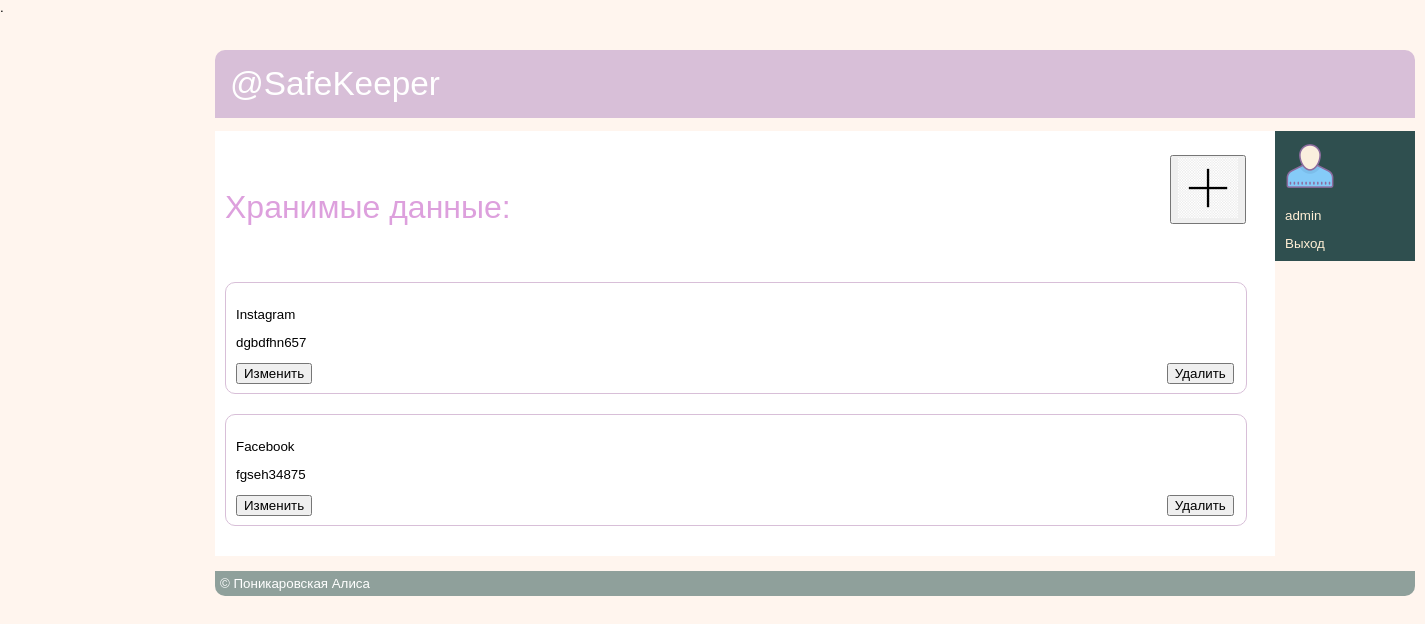
/localhost/account.php (signed in), run on the app's committed database.
### tables this page shows
CREATE TABLE `table_storage` (
  `id_store` int(11) NOT NULL,
  `title` varchar(255) NOT NULL,
  `description` varchar(255) NOT NULL,
  `user_id` int(11) NOT NULL
);

### localhost/account.php (the view, shortened to what this page needs)
<?php
include ("include/db_connect.php");
?>
<?php
echo
"<!DOCTYPE html>
 <head>
 <link rel='shortcut icon' href='/images/ingen.png' type='image/x-icon'>
  <meta http-equiv='Content-Type' content='text/html; charset=utf-8' />
  <link href = 'css/style.css' rel = 'stylesheet' type='text/css' />
  <script type='text/javascript' src='/js/jquery-1.8.2.min.js'></script>
  <script type='text/javascript' src='/js/jcarousellite_1.0.1.js'></script>
  <script type='text/javascript' src='/js/safe_script.js'></script>
  <script type='text/javascript' src='/js/jquery.cookie.js'></script>
  <script type='text/javascript' src='/js/jquery.form.js'></script>
  <script type='text/javascript' src='/js/jquery.validate.js'></script>
  <script type='text/javascript' src='/js/store.js'></script>
  <title>SafeKeeper</title>
  <style type='text/css'>
  li {
    list-style-type: none; /* Убираем маркеры */
   }
   ul {
    margin-left: 0; /* Отступ слева  */
    padding-left: 0; /* Отступ слева  */
   }
   body {
    font: 10pt Arial, Helvetica, sans-serif; /* Шрифт на веб-странице */
    background: #FFF5EE; /* Цвет фона */
    margin: 0; /* Убираем отступы */
   }
   h2 {
    font-size: 11pt; /* Размер шрифта */
    color: #752641; /* Цвет текста */
    margin-bottom: 0; /* Отступ снизу */
   }
  </style>
 </head>
 <body>
 <div id='centerLayer_account'>
  <div id='container_account'>
   <div id='header_account'>@SafeKeeper
   </div>
   <ul>
   <div id='sidebar_account'>
   <div id='user'>
"?>
<?php
if ($_SESSION['auth'] == 'yes_auth')
{
	echo '<li><img src="images/icons.png" width="50" height="50"><p><font color="#FFEFD5"><a id="profile" href="http://localhost/profile.php">'.$_SESSION['auth_login'].'</a></font></p></li>
	';
}
?>
<?php
echo "
    <li><font color='#FFEFD5'><a id='logout'>Выход</a></font>
	</div>
   </div>
   </ul>
   <div id='content_account'>
     <p><font face='sans-serif' size='6px' color=' #DDA0DD'>Хранимые данные:</font>
	 <span style='padding-left:656px;'></span>
        <button id='plus' type='button' name='button'><img src='images/plus_new.png' width='60' height='60'></button>
	</p>
	<br></br>
"?>
<ul>
<?php
  $rez = mysql_query("SELECT user_id FROM reg_user WHERE login = '".$_SESSION['auth_login']."'",$link);
  $znach = mysql_fetch_array($rez);
  $result = mysql_query("SELECT * FROM table_storage WHERE user_id = '".$znach["user_id"]."'",$link);
	 if (mysql_num_rows($result) > 0)
	 {
		 $row = mysql_fetch_array($result);
		 do
		 {
		    ?>
            <?php
			echo "
			<li id = 'el' class='u_store'>
			<form id='exist'>
		    <div id='stores_account'>
			"?>
            <?php
			 echo '
			 <p><input type="text" style="display:none;" name="person" id="person" SIZE=10 value='.$znach["user_id"].'></p>
			 <p><input type="text" style="display:none;" name="id_del" id="id_del'.$row["id_store"].'" SIZE=123 value='.$row["id_store"].'></p>
			 <p>'.$row["title"].'</p>
			 <p>'.$row["description"].'</p>
			 <p>
			     <button type="button" onclick="showMessageData(this, \''.$row["id_store"].'\', \''.$row["title"].'\', \''.$row["description"].'\')">Изменить</button>
			     <span style="padding-left:851px;"></span>
				 <button iidel="'.$row["id_store"].'" onclick="toDelete(this)" type="button" id="del_store">Удалить</button>
			 </p>
			 ';
			 ?>
            <?php
			echo "
		    </div>
			</form>
			</li>
			"?>
            <?php
		 }
		 while ($row = mysql_fetch_array($result));
	 }
?>
</ul>
<?php
echo "
    </div>
   <div id='footer_account'>&copy; Поникаровская Алиса
   </div>
  </div>
  </div>
 </body>
</html>"
?>.

### localhost/css/style.css (style rules this page uses)
#container_account { width: 1200px; margin: 0 auto; }
#header_account { border-radius: 10px 10px 0 0; background: #D8BFD8; font-size: 25pt; color: white; padding: 15px; }
#content_account { margin-top: 0.5em; margin-right: 140px; padding: 10px; background: #fff; }
#sidebar_account { float: right; width: 120px; padding: 10px; background: #2F4F4F; }
#footer_account { border-radius: 0 0 10px 10px; background: #8fa09b; color: #fff; padding: 5px; margin-top: 15px; }
#stores_account { width: 1000px; height: 90px; border: 1px solid #D8BFD8; border-radius: 10px; padding: 10px; margin-bottom: 20px }
#centerLayer_account { border-radius: 10px; position: absolute; margin-left: 215px; margin-top: 50px; }
#user a { text-decoration: none; font: bold 13px; color: #FFEFD5; }

### localhost/account.php (style rules this page uses)
li { list-style-type: none; }
ul { margin-left: 0; padding-left: 0; }
body { font: 10pt Arial, Helvetica, sans-serif; background: #FFF5EE; margin: 0; }

### data on the page
table_storage: title "Instagram", description "dgbdfhn657"
table_storage: title "Facebook", description "fgseh34875"

### other printed values
$_SESSION['auth_login'] "admin"
